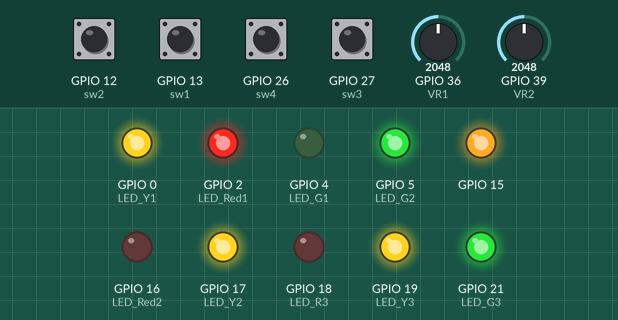
The sketch below on a simulated ESP32. Parts: output pins drawn as LEDs (lit = HIGH). Inputs (shaded band) come from the test bench; at power-on: GPIO 12 (sw2), GPIO 13 (sw1), GPIO 26 (sw4), GPIO 27 (sw3) LOW, GPIO 36 (VR1) = 2048, GPIO 39 (VR2) = 2048. What the sketch prints to the serial monitor is not drawn.

Above: at 1.2 s.
1.3 s: GPIO 36 (VR1) set to 538
2.8 s: GPIO 36 (VR1) set to 478
At 3.3 s:
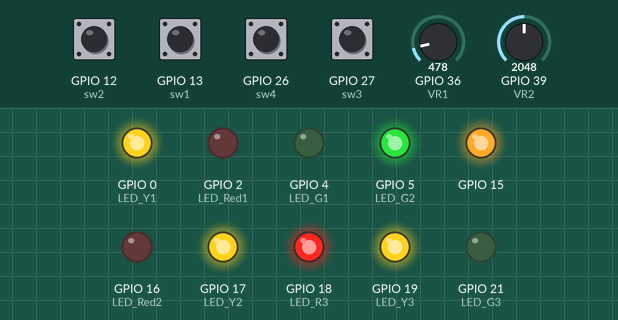
4.3 s: GPIO 13 (sw1) pulled HIGH for 0.15 s
At 5.9 s:
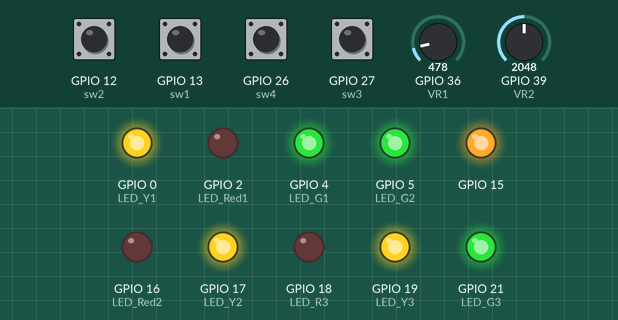
6.3 s: GPIO 26 (sw4) pulled HIGH for 0.15 s
At 7.5 s:
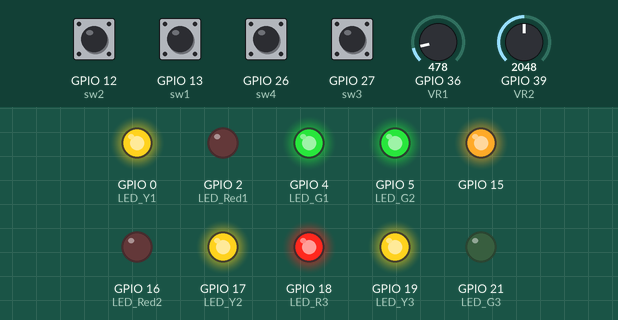
8.3 s: GPIO 27 (sw3) pulled HIGH for 0.15 s
At 10.0 s:
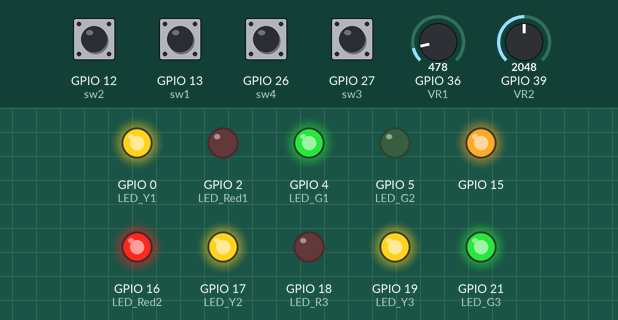
10.3 s: GPIO 12 (sw2) pulled HIGH for 1 s
At 12.1 s:
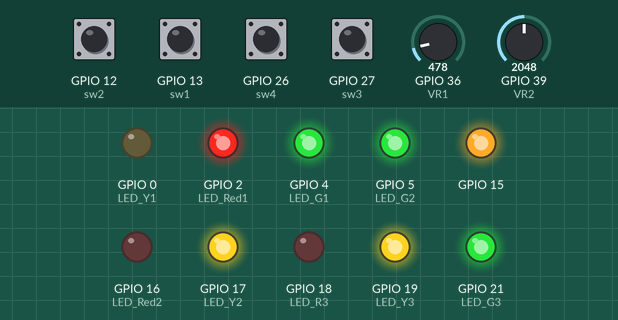
Timing chart, 0 to 13.6 s (numbered marks = the images above; inputs shaded):
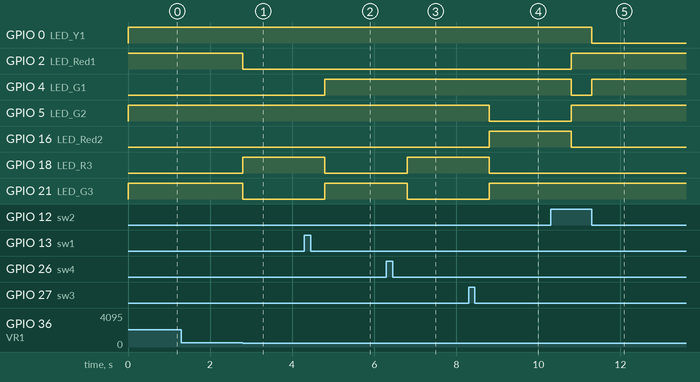

Measured:
- the behaviour switches between 512 and 511 on GPIO 36 (VR1) (found by bisection; images 0 and 1)
- after the input at 2.8 s, GPIO 2 (LED_Red1), GPIO 21 (LED_G3): HIGH → LOW at once; GPIO 18 (LED_R3): LOW → HIGH at once
- after the input at 4.3 s, GPIO 4 (LED_G1), GPIO 21 (LED_G3): LOW → HIGH after 0.50 s; GPIO 18 (LED_R3): HIGH → LOW after 0.50 s
- after the input at 6.3 s, GPIO 18 (LED_R3): LOW → HIGH after 0.50 s; GPIO 21 (LED_G3): HIGH → LOW after 0.50 s
- after the input at 8.3 s, GPIO 5 (LED_G2), GPIO 18 (LED_R3): HIGH → LOW after 0.50 s; GPIO 16 (LED_Red2), GPIO 21 (LED_G3): LOW → HIGH after 0.50 s
- after the input at 10.3 s, GPIO 0 (LED_Y1): HIGH → LOW after 1.0 s; GPIO 2 (LED_Red1), GPIO 5 (LED_G2): LOW → HIGH after 0.50 s; GPIO 4 (LED_G1): HIGH → LOW after 0.50 s, → HIGH 0.50 s later; GPIO 16 (LED_Red2): HIGH → LOW after 0.50 s

The sketch:

Lab_7_record_TEST_7.3_Traffier_Light_Modal.ino
```cpp
int sw1 =13; //รับค่าสวิตซ์sw1 เป็นสวิตช์ใช้กดเพื่อเปลี่ยนโหมดเป็นAutoหรือManual
int sw2 =12; //รับค่าสวิตซ์sw2 เป็นสวิตช์ใช้กดเพื่อเลือกสถานะของสีไปจราจร
int sw3 = 27;
int sw4 = 26;
int inputsw1 = 1; //ตัวแปรเก็บค่าสวิตซ์sw1
int inputsw2 = 1; //ตัวแปรเก็บค่าสวิตซ์sw2
int inputsw3 = 1;
int inputsw4 = 1;
int LED_Red1 =2; //ออกขา1สีแดง
int LED_Y1 =0; // ออกขา2สีเหลือง
int LED_G1 =4; //ออกขา3สีเขียว
int LED_Red2 =16; //ออกขา4สีแดง
int LED_Y2 =17; // ออกขา5สีเหลือง
int LED_G2 =5; //ออกขา6สีเขียว
int LED_R3 =18; //ออกขา7สีแดง
int LED_Y3 =19; // ออกขา8สีเหลือง
int LED_G3 =21; //ออกขา9สีเขียว
int Atnumber =1; //ตัวเก็บลำดับการแสดงผลไฟLED
unsigned long previousMillis = 0; //เป็นฟังก์ชั่นที่เก็บประเภทของตัวเเปร
int VR1 = 36;
int VR2 = 39;
int VR3 = 34;


void LEDAUTO(); //เป็นฟังชันที่สร้างขึ้นให้เป็นไฟจราจรแบบอัตโนมัติ
void LEDMANUAL(); //เป็นฟังชันที่สร้างขึ้นให้เป็นไฟจราจรแบบแมนนวล
//void Lend();
void del_led();
void setup() {
    pinMode(sw1,INPUT);
    pinMode(sw2,INPUT);
    pinMode(sw3,INPUT);
    pinMode(sw4,INPUT);
    pinMode(LED_Red1,OUTPUT);
    pinMode(LED_Y1,OUTPUT);
    pinMode(LED_G1,OUTPUT);
    pinMode(LED_Red2,OUTPUT);
    pinMode(LED_Y2,OUTPUT);                 //เป็นการส่งสัญญาณขาออก
    pinMode(LED_G2,OUTPUT);
    pinMode(LED_R3,OUTPUT);
    pinMode(LED_Y3,OUTPUT);
    pinMode(LED_G3,OUTPUT);
    digitalWrite(LED_Red1,HIGH);
    digitalWrite(LED_Y1,HIGH);
    digitalWrite(LED_G1,HIGH);                 //เป็นการเขียนสัญญาณให้LEDทุกดวงไม่ทำงาน
    digitalWrite(LED_Red2,HIGH);
    digitalWrite(LED_Y2,HIGH);
    digitalWrite(LED_G2,HIGH);
    digitalWrite(LED_R3,HIGH);
    digitalWrite(LED_Y3,HIGH);
    digitalWrite(LED_G3,HIGH);
    pinMode(15,OUTPUT);
    digitalWrite(15,HIGH);
    Serial.begin(115200);
}
void loop() {
   if(digitalRead(sw1)==1){
   inputsw1++;
   delay(500);
   del_led(); //ปิดLEDทั้งหมด
   }
   if(digitalRead(sw3)==1){
    inputsw2=1;
    inputsw4=1;
   inputsw3++;
   delay(500);
   del_led(); //ปิดLEDทั้งหมด
   }
  if(digitalRead(sw2)==1){
    inputsw3=1;
    inputsw4=1;
   inputsw2++;
   delay(500);
   del_led(); //ปิดLEDทั้งหมด
   }
   if(digitalRead(sw4)==1){
    inputsw2=1;
    inputsw3=1;
   inputsw4++;
   delay(500);
   del_led(); //ปิดLEDทั้งหมด
   }

   //เช็คสวิตซ์//
   if(inputsw1==1){ //ถ้ากดสวิตซ์1ครั้งให้เข้าฟังก์ชันLEDAUTO();
   LEDAUTO();
   Serial.print("SW1 > " );
   Serial.println(inputsw1);
   }
   if(inputsw1==2){
    LEDMANUAL();  //ถ้ากดอีกครั้งโปรแกรมจะเข้าฟังก์ชันLEDMANUAL();ถือว่าเป็นการกดLEDMANUAL()
    Serial.print("SW1 > " );
    Serial.println(inputsw1);
   }

  //เช็คสวิตซ์ป้องกันการกดสวิตซ์เกิน//
  if(inputsw1==3){ //ถ้ากดสวิตซ์ตัวที่หนึ่งสามครั้งจะทำการวนกลับไปเป็นฟังก์ชัน
  LEDAUTO();
   inputsw1=1;
   Serial.print("SW1 > " );
   Serial.println(inputsw1);
   }
  if(inputsw2==4){ //เป็นการกดสวิตซ์ตัวที่สองแบบMANUALและถ้ากดเกินเป็น7ครั้งจะทำการ
   inputsw2=1;
   Serial.println("SW2 > " );
   Serial.println(inputsw2);
   }
  //เช็คค่าเกินกว่าที่ระบุ//
  if(inputsw3==4){
    inputsw3=1;
    Serial.print("SW3 > " );
    Serial.println(inputsw3);
    }

   if(inputsw4==4){
    inputsw4=1;
    Serial.print("SW4 > " );
    Serial.println(inputsw4);
    }
}
void LEDAUTO() {
   unsigned long currentMillis = millis();
   switch(Atnumber){
       case 1:
         digitalWrite(LED_G1, LOW); //เป็นการเขียนให้สัญญาณไฟLEDสีเขียวแยกที่1ทำงาน
         digitalWrite(LED_Red1, HIGH); //เป็นการเขียนให้สัญญาณไฟLEDสีแดงแยกที่1ไม่ทำงาน
         digitalWrite(LED_Red2, LOW); //เป็นการเขียนให้สัญญาณไฟLEDสีแดงแยกที่2ทำงาน
         digitalWrite(LED_R3, LOW); //เป็นการเขียนให้สัญญาณไฟLEDสีแดงแยกที่3ทำงาน
         digitalWrite(LED_Y3, HIGH); //เป็นการเขียนให้สัญญาณไฟLEDสีเหลืองแยกที่3ไม่ทำงาน
         break;
       case 2:
         digitalWrite(LED_G1, HIGH); //เป็นการเขียนให้สัญญาณไฟLEDสีเขียวแยกที่1ไม่ทำงาน
         digitalWrite(LED_Y1, LOW); //เป็นการเขียนให้สัญญาณไฟLEDสีเหลืองแยกที่1ทำงาน
         digitalWrite(LED_R3, LOW); //เป็นการเขียนให้สัญญาณไฟLEDสีแดงแยกที่3ทำงาน
         digitalWrite(LED_Red2, LOW); //เป็นการเขียนให้สัญญาณไฟLEDสีแดงแยกที่2ทำงาน
         break;
       case 3:
         digitalWrite(LED_Y1, HIGH); //เป็นการเขียนให้สัญญาณไฟLEDสีเหลืองแยกที่1ไม่ทำงาน
         digitalWrite(LED_Red1,LOW); //เป็นการเขียนให้สัญญาณไฟLEDสีแดงแยกที่1ทำงาน
         digitalWrite(LED_Red2, HIGH); //เป็นการเขียนให้สัญญาณไฟLEDสีแดงแยกที่2ไม่ทำงาน
         digitalWrite(LED_G2,LOW); //เป็นการเขียนให้สัญญาณไฟLEDสีเขียวแยกที่2ทำงาน
         digitalWrite(LED_R3,LOW); //เป็นการเขียนให้สัญญาณไฟLEDสีแดงแยกที่3ทำงาน
         break;
       case 4:
         digitalWrite(LED_Red1, LOW); //เป็นการเขียนให้สัญญาณไฟLEDสีแดงแยกที่1ทำงาน
         digitalWrite(LED_G2, HIGH); //เป็นการเขียนให้สัญญาณไฟLEDสีเหลืองแยกที่2ไม่ทำงาน
         digitalWrite(LED_Y2, LOW); //เป็นการเขียนให้สัญญาณไฟLEDสีเขียวแยกที่2ทำงาน
         digitalWrite(LED_R3, LOW); //เป็นการเขียนให้สัญญาณไฟLEDสีแดงแยกที่3ทำงาน
         break;
       case 5:
         digitalWrite(LED_Red1, LOW); //เป็นการเขียนให้สัญญาณไฟLEDสีแดงแยกที่1ทำงาน
         digitalWrite(LED_Y2, HIGH); //เป็นการเขียนให้สัญญาณไฟLEDสีเหลืองแยกที่2ไม่ทำงาน
         digitalWrite(LED_Red2, LOW); //เป็นการเขียนให้สัญญาณไฟLEDสีแดงแยกที่2ทำงาน
         digitalWrite(LED_R3, HIGH); //เป็นการเขียนให้สัญญาณไฟLEDสีแดงแยกที่3ไม่ทำงาน
         digitalWrite(LED_G3, LOW); //เป็นการเขียนให้สัญญาณไฟLEDสีเขียวแยกที่3ทำงาน
         break;
       case 6:
         digitalWrite(LED_Y2, HIGH); //เป็นการเขียนให้สัญญาณไฟLEDสีเหลืองแยกที่1ไม่ทำงาน
         digitalWrite(LED_Red1, LOW); //เป็นการเขียนให้สัญญาณไฟLEDสีเขียวแยกที่1ทำงาน
         digitalWrite(LED_Red2, LOW); //เป็นการเขียนให้สัญญาณไฟLEDสีเขียวแยกที่1ทำงาน
         digitalWrite(LED_G3, HIGH); //เป็นการเขียนให้สัญญาณไฟLEDสีเขียวแยกที่1ไม่ทำงาน
         digitalWrite(LED_Y3, LOW); //เป็นการเขียนให้สัญญาณไฟLEDสีเขียวแยกที่1ทำงาน
         break;
   }

    if (currentMillis - previousMillis >= 30000||analogRead(VR1)>=512) { //currentMillisคือเวลาของบอร์ดArduino,previousMillisคือค่าเริ่มต้น
      previousMillis = currentMillis;
      Atnumber = 1;      //ติด 30000
    }
    else if (currentMillis - previousMillis >= 25000) {
      Atnumber = 6;
    }
    else if (currentMillis - previousMillis >= 20000||analogRead(VR2)>=512) {
      Atnumber = 5;      //ติด 20000
    }
    else if (currentMillis - previousMillis >= 17000) {
      Atnumber = 4;
    }
    else if (currentMillis - previousMillis >= 15000||analogRead(VR3)>=512) {
      Atnumber = 3;      //ติด 15000
    }
    else if (currentMillis - previousMillis >= 10000) {
      Atnumber = 2;
    }

}
void LEDMANUAL() { //ฟังชันการทำงานแบบ MANUAL
   switch(inputsw2){
     case 1:if(inputsw2==1&&inputsw3==1&&inputsw4==1){
       digitalWrite(LED_Red1,LOW); //เป็นการเขียนให้สัญญาณไฟLEDสีเขียวแถวที่1ทำงาน
       digitalWrite(LED_Red2,LOW); //เป็นการเขียนให้สัญญาณไฟLEDสีแดงแถวที่2ทำงาน
       digitalWrite(LED_R3,LOW); //เป็นการเขียนให้สัญญาณไฟLEDสีแดงแถวที่3ทำงาน
       }
       break;
     case 2:
       digitalWrite(LED_G1,LOW); //เป็นการเขียนให้สัญญาณไฟLEDสีเหลืองแถวที่1ทำงาน
       digitalWrite(LED_Red2,LOW); //เป็นการเขียนให้สัญญาณไฟLEDสีแดงแถวที่2ทำงาน
       digitalWrite(LED_R3,LOW); //เป็นการเขียนให้สัญญาณไฟLEDสีแดงแถวที่3ทำงาน
       break;
     case 3:
       digitalWrite(LED_Y1,LOW); //เป็นการเขียนให้สัญญาณไฟLEDสีแดงแถวที่1ทำงาน
       digitalWrite(LED_Red2,LOW); //เป็นการเขียนให้สัญญาณไฟLEDสีเขียวแถวที่2ทำงาน
       digitalWrite(LED_R3,LOW); //เป็นการเขียนให้สัญญาณไฟLEDสีแดงแถวที่3ทำงาน
       break;
     }
     switch(inputsw3){
       case 1:if(inputsw2==1&&inputsw3==1&&inputsw4==1){
         digitalWrite(LED_Red1,LOW); //เป็นการเขียนให้สัญญาณไฟLEDสีเขียวแถวที่1ทำงาน
         digitalWrite(LED_Red2,LOW); //เป็นการเขียนให้สัญญาณไฟLEDสีแดงแถวที่2ทำงาน
         digitalWrite(LED_R3,LOW); //เป็นการเขียนให้สัญญาณไฟLEDสีแดงแถวที่3ทำงาน
       }
       break;
       case 2:
         digitalWrite(LED_Red1,LOW); //เป็นการเขียนให้สัญญาณไฟLEDสีเหลืองแถวที่1ทำงาน
         digitalWrite(LED_G2,LOW); //เป็นการเขียนให้สัญญาณไฟLEDสีแดงแถวที่2ทำงาน
         digitalWrite(LED_R3,LOW); //เป็นการเขียนให้สัญญาณไฟLEDสีแดงแถวที่3ทำงาน
         break;
       case 3:
         digitalWrite(LED_Red1,LOW); //เป็นการเขียนให้สัญญาณไฟLEDสีแดงแถวที่1ทำงาน
         digitalWrite(LED_Y2,LOW); //เป็นการเขียนให้สัญญาณไฟLEDสีเขียวแถวที่2ทำงาน
         digitalWrite(LED_R3,LOW); //เป็นการเขียนให้สัญญาณไฟLEDสีแดงแถวที่3ทำงาน
         break;
     }

     switch(inputsw4){
       case 1:if(inputsw2==1&&inputsw3==1&&inputsw4==1){
         digitalWrite(LED_Red1,LOW); //เป็นการเขียนให้สัญญาณไฟLEDสีเขียวแถวที่1ทำงาน
         digitalWrite(LED_Red2,LOW); //เป็นการเขียนให้สัญญาณไฟLEDสีแดงแถวที่2ทำงาน
         digitalWrite(LED_R3,LOW); //เป็นการเขียนให้สัญญาณไฟLEDสีแดงแถวที่3ทำงาน

         }
         break;
       case 2:
         digitalWrite(LED_Red1,LOW); //เป็นการเขียนให้สัญญาณไฟLEDสีเหลืองแถวที่1ทำงาน
         digitalWrite(LED_G3,LOW); //เป็นการเขียนให้สัญญาณไฟLEDสีแดงแถวที่2ทำงาน
         digitalWrite(LED_Red2,LOW); //เป็นการเขียนให้สัญญาณไฟLEDสีแดงแถวที่3ทำงาน

         break;
       case 3:
         digitalWrite(LED_Red1,LOW); //เป็นการเขียนให้สัญญาณไฟLEDสีแดงแถวที่1ทำงาน
         digitalWrite(LED_Y3,LOW); //เป็นการเขียนให้สัญญาณไฟLEDสีเขียวแถวที่2ทำงาน
         digitalWrite(LED_Red2,LOW); //เป็นการเขียนให้สัญญาณไฟLEDสีแดงแถวที่3ทำงาน
         break;
     }
}

void del_led(){
  digitalWrite(LED_Red1,HIGH);
  digitalWrite(LED_Y1,HIGH);
  digitalWrite(LED_G1,HIGH);
  digitalWrite(LED_Red2,HIGH);
  digitalWrite(LED_Y2,HIGH);              //เป็นการเขียนสัญญาณให้LEDทุกดวงไม่ทำงาน
  digitalWrite(LED_G2,HIGH);
  digitalWrite(LED_R3,HIGH);
  digitalWrite(LED_Y3,HIGH);
  digitalWrite(LED_G3,HIGH);
}
```
